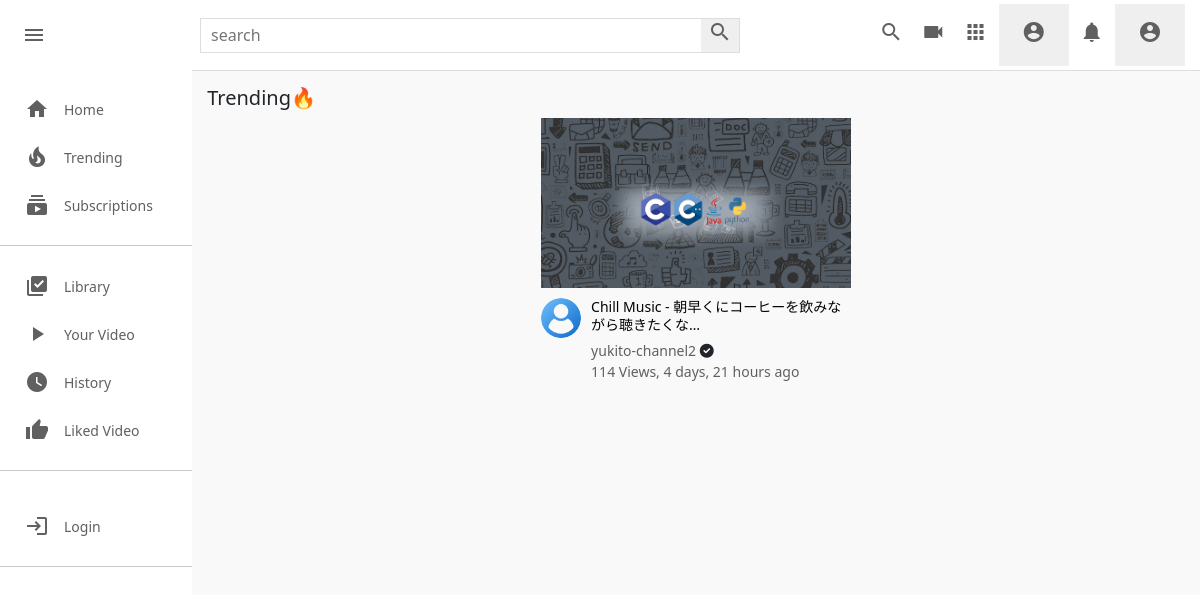
Screenshot of /trend/ with the database file from the repository.
### core/models.py (models this page shows, shortened)
class Video(models.Model):
    video=models.FileField(upload_to=user_derectory_path)
    image=models.ImageField(upload_to=user_derectory_path,null=True,blank=True)
    title=models.CharField(max_length=100)
    description=models.TextField(max_length=2000,null=True,blank=True)
    tags=TaggableManager(blank=True)
    date=models.DateTimeField(auto_now_add=True)
    visibility=models.CharField(choices=VISIBILITY,max_length=100,default='public')
    user=models.ForeignKey(User,on_delete=models.SET_NULL,null=True)
    views=models.PositiveIntegerField(default=0)
    likes=models.ManyToManyField(User,blank=True,related_name='likes')
    featured=models.BooleanField(default=False)

### channel/models.py (models this page shows, shortened)
class Channel(models.Model):
    channel_art=models.ImageField(upload_to=user_derectory_path,default='images/channel-art.jpg')
    image=models.ImageField(upload_to=user_derectory_path,default='images/user-image.png')
    full_name=models.CharField(max_length=100)
    channel_name=models.CharField(max_length=100)
    description=models.TextField(null=True,blank=True)
    keyword=TaggableManager(blank=True)
    date=models.DateTimeField(auto_now_add=True)
    status=models.CharField(choices=STATUS,max_length=100,default='Active')
    user=models.OneToOneField(User,on_delete=models.SET_NULL,null=True,related_name="channel")
    subscribers=models.ManyToManyField(User,related_name="user_subs",blank=True)
    verified=models.BooleanField(default=False)
    total_view=models.PositiveIntegerField(default=0)
    business_email=models.EmailField(null=True,blank=True)
    make_business_email_public=models.BooleanField(default=False)
    business_location=models.CharField(null=True,blank=True,max_length=100)
    make_business_location_public=models.BooleanField(default=False)
    website=models.URLField(default='https://www.udemy.com/home')
    instagram=models.URLField(default='https://www.udemy.com/home')
    facebook=models.URLField(default='https://www.udemy.com/home')
    twitter=models.URLField(default='https://www.udemy.com/home')

### core/views.py (the view)
# urls.py: path('trend/',views.trend,name='trend'),
def trend(request):
    videos = Video.objects.filter(visibility='public').order_by('-views')
    context = {
        'videos': videos,
    }
    return render(request,'index.html',context)

### templates/index.html (shortened to what this page needs)
{% extends 'base.html' %}
{% load static %}
{% block style %}
<link rel="stylesheet" href="{% static 'css/style.css' %}" type="text/css">
{% endblock style %}
{% block content %}
        {% include 'partials/alert.html' %}
        <div class="mainBody">
            {% include 'partials/sidebar.html' %}
            <div class="videos">
                <div class="drop-down-container">
                    {% if request.path == '/trend/' %}
                    <h1 style="font-size: 20px;">Trending🔥</h1>
                    {% endif %}
                </div>
                <div class="video-container">
                    {% for v in videos %}
                    <div class="video">
                            <div class="video-thumbnail">
                                <a href="{% url 'video-detail' v.id %}">
                                    <img src="{{v.image.url}}" alt="">
                                </a>
                            </div>
                            <div class="video-details">
                                <div class="author">
                                    <a href="{% url 'channel-profile' v.user.channel.id %}">
                                        <img src="{{v.user.channel.image.url}}" alt="">
                                    </a>
                                </div>
                                <div class="title">
                                    <a href="{% url 'video-detail' v.id %}">
                                        <h3>{{v.title|truncatechars:34}}</h3>
                                    </a>
                                    <a href="">
                                        <small>
                                            <a href="{% url 'channel-profile' v.user.channel.id %}">
                                                {{v.user.channel.channel_name}}
                                            </a>
                                            {% if v.user.channel.verified == True %}
                                            <i class="fas fa-check-circle"></i>
                                            {% endif %}
                                        </small>
                                    </a>
                                    <span>{{v.views}} Views, {{v.date|timesince}} ago</span>
                                </div>
                            </div>
                    </div>
                    {% endfor %}
                </div>
            </div>
        </div>
{% endblock content %}

### static/css/style.css (style rules this page uses)
* { margin: 0; padding: 0; box-sizing: border-box; }
body { font-family: 'Roboto','sans-serif'; }
.mainBody { height: calc(100vh - 70px); display: flex; overflow: hidden; }
.videos { background-color: #f9f9f9; width: 100%; height: 100%; padding: 15px 15px; border-top: 1px solid #ddd; overflow-y: scroll; }
.video-container { display: flex; flex-direction: row; justify-content: space-around; flex-wrap: wrap; }
.video { width: 310px; margin-bottom: 30px; }
.video-thumbnail { width: 100%; height: 170px; }
.video-thumbnail img { object-fit: cover; height: 100%; width: 100%; }
.author img { object-fit: cover; border-radius: 50%; height: 40px; width: 40px; margin-right: 10px; }
.video-details { display: flex; margin-top: 10px; }
.title { display: flex; flex-direction: column; }
.title h3 { color: rgb(3, 3, 3); line-height: 18px; font-size: 14px; margin-bottom: 6px; }
.title a, span { text-decoration: none; color: rgb(96, 96, 96); font-size: 14px; }
h1 { font-size: 20px; margin-bottom: 10px; color: rgb(3, 3, 3); }

### templates/base.html (style rules this page uses)
a { color: black; text-decoration: none; }

### templates/index.html (style rules this page uses)
a { color: black; }

### templates/partials/sidebar.html (style rules this page uses)
a { color: black; text-decoration: none; }

### rows the page displays
Video: image (picture), user.channel.image (picture), title "Chill Music - 朝早くにコーヒーを飲みながら聴きたくな…", user.channel.channel_name "yukito-channel2", views "114", date "4 days, 21 hours"
